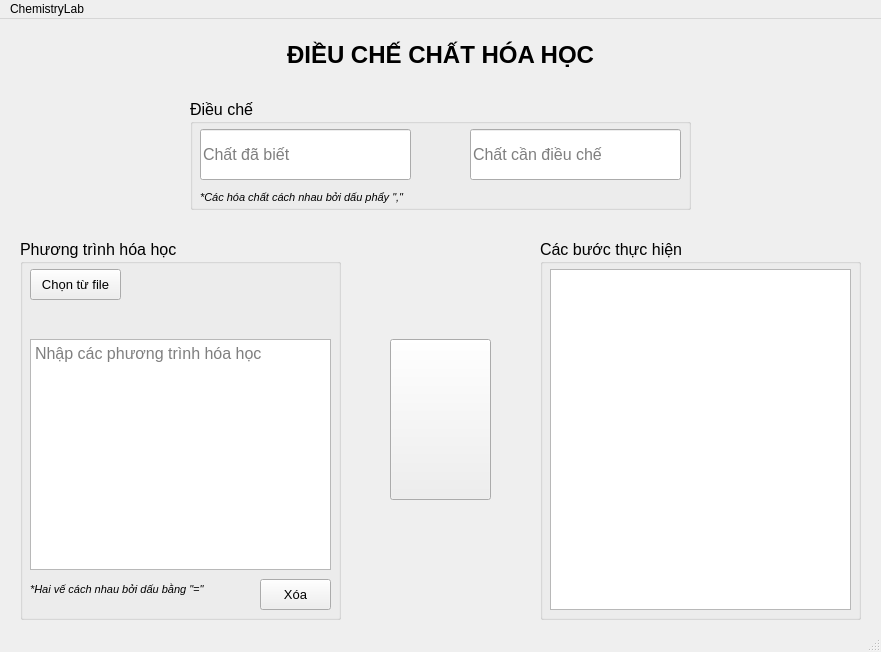
<?xml version="1.0" encoding="UTF-8"?>
<ui version="4.0">
 <class>MainWindow</class>
 <widget class="QMainWindow" name="MainWindow">
  <property name="geometry">
   <rect>
    <x>0</x>
    <y>0</y>
    <width>881</width>
    <height>652</height>
   </rect>
  </property>
  <property name="windowTitle">
   <string>BDTT-ChemistryLab-Nhom07</string>
  </property>
  <property name="windowIcon">
   <iconset>
    <normaloff>icon/lab-color.png</normaloff>icon/lab-color.png</iconset>
  </property>
  <widget class="QWidget" name="centralwidget">
   <widget class="QPushButton" name="btnProcessLab">
    <property name="geometry">
     <rect>
      <x>390</x>
      <y>320</y>
      <width>101</width>
      <height>161</height>
     </rect>
    </property>
    <property name="toolTip">
     <string>Laboratory</string>
    </property>
    <property name="text">
     <string/>
    </property>
    <property name="icon">
     <iconset>
      <normaloff>icon/lab.png</normaloff>icon/lab.png</iconset>
    </property>
    <property name="iconSize">
     <size>
      <width>80</width>
      <height>225</height>
     </size>
    </property>
   </widget>
   <widget class="QGroupBox" name="grpProduceSteps">
    <property name="geometry">
     <rect>
      <x>540</x>
      <y>220</y>
      <width>321</width>
      <height>381</height>
     </rect>
    </property>
    <property name="font">
     <font>
      <family>Tahoma</family>
      <pointsize>12</pointsize>
      <weight>50</weight>
      <bold>false</bold>
     </font>
    </property>
    <property name="title">
     <string>Các bước thực hiện</string>
    </property>
    <widget class="QPlainTextEdit" name="txtProduceSteps">
     <property name="geometry">
      <rect>
       <x>10</x>
       <y>30</y>
       <width>301</width>
       <height>341</height>
      </rect>
     </property>
     <property name="readOnly">
      <bool>true</bool>
     </property>
     <property name="plainText">
      <string/>
     </property>
    </widget>
   </widget>
   <widget class="QGroupBox" name="grpEquations">
    <property name="geometry">
     <rect>
      <x>20</x>
      <y>220</y>
      <width>321</width>
      <height>381</height>
     </rect>
    </property>
    <property name="font">
     <font>
      <family>Tahoma</family>
      <pointsize>12</pointsize>
     </font>
    </property>
    <property name="title">
     <string>Phương trình hóa học</string>
    </property>
    <widget class="QToolButton" name="btnBrowseFile">
     <property name="geometry">
      <rect>
       <x>10</x>
       <y>30</y>
       <width>91</width>
       <height>31</height>
      </rect>
     </property>
     <property name="font">
      <font>
       <family>Tahoma</family>
       <pointsize>10</pointsize>
      </font>
     </property>
     <property name="toolTip">
      <string extracomment="Open a text file contains the equations"/>
     </property>
     <property name="text">
      <string>Chọn từ file</string>
     </property>
    </widget>
    <widget class="QPushButton" name="btnClear">
     <property name="geometry">
      <rect>
       <x>240</x>
       <y>340</y>
       <width>71</width>
       <height>31</height>
      </rect>
     </property>
     <property name="font">
      <font>
       <family>Tahoma</family>
       <pointsize>10</pointsize>
      </font>
     </property>
     <property name="text">
      <string>Xóa</string>
     </property>
    </widget>
    <widget class="QPlainTextEdit" name="txtEquationList">
     <property name="geometry">
      <rect>
       <x>10</x>
       <y>100</y>
       <width>301</width>
       <height>231</height>
      </rect>
     </property>
     <property name="font">
      <font>
       <pointsize>12</pointsize>
      </font>
     </property>
     <property name="placeholderText">
      <string>Nhập các phương trình hóa học</string>
     </property>
    </widget>
    <widget class="QLabel" name="txtFilename">
     <property name="geometry">
      <rect>
       <x>110</x>
       <y>30</y>
       <width>201</width>
       <height>31</height>
      </rect>
     </property>
     <property name="font">
      <font>
       <pointsize>10</pointsize>
      </font>
     </property>
     <property name="text">
      <string/>
     </property>
    </widget>
    <widget class="QLabel" name="txtEquationListStatus">
     <property name="geometry">
      <rect>
       <x>10</x>
       <y>70</y>
       <width>301</width>
       <height>20</height>
      </rect>
     </property>
     <property name="font">
      <font>
       <family>Tahoma</family>
       <pointsize>10</pointsize>
      </font>
     </property>
     <property name="text">
      <string/>
     </property>
     <property name="alignment">
      <set>Qt::AlignLeading|Qt::AlignLeft|Qt::AlignTop</set>
     </property>
    </widget>
    <widget class="QLabel" name="label_2">
     <property name="geometry">
      <rect>
       <x>10</x>
       <y>340</y>
       <width>211</width>
       <height>21</height>
      </rect>
     </property>
     <property name="font">
      <font>
       <family>Arial</family>
       <pointsize>8</pointsize>
       <italic>true</italic>
      </font>
     </property>
     <property name="text">
      <string>*Hai vế cách nhau bởi dấu bằng &quot;=&quot;</string>
     </property>
    </widget>
   </widget>
   <widget class="QGroupBox" name="grpProblem">
    <property name="geometry">
     <rect>
      <x>190</x>
      <y>80</y>
      <width>501</width>
      <height>111</height>
     </rect>
    </property>
    <property name="font">
     <font>
      <family>Tahoma</family>
      <pointsize>12</pointsize>
     </font>
    </property>
    <property name="title">
     <string>Điều chế</string>
    </property>
    <widget class="QLineEdit" name="txtGivenChemistry">
     <property name="geometry">
      <rect>
       <x>10</x>
       <y>30</y>
       <width>211</width>
       <height>51</height>
      </rect>
     </property>
     <property name="text">
      <string/>
     </property>
     <property name="placeholderText">
      <string>Chất đã biết</string>
     </property>
    </widget>
    <widget class="QLineEdit" name="txtUnknownChemistry">
     <property name="geometry">
      <rect>
       <x>280</x>
       <y>30</y>
       <width>211</width>
       <height>51</height>
      </rect>
     </property>
     <property name="placeholderText">
      <string>Chất cần điều chế</string>
     </property>
     <property name="clearButtonEnabled">
      <bool>false</bool>
     </property>
    </widget>
    <widget class="QPushButton" name="btnTo">
     <property name="enabled">
      <bool>false</bool>
     </property>
     <property name="geometry">
      <rect>
       <x>230</x>
       <y>40</y>
       <width>41</width>
       <height>31</height>
      </rect>
     </property>
     <property name="text">
      <string/>
     </property>
     <property name="icon">
      <iconset>
       <normaloff>icon/right-arrows.png</normaloff>icon/right-arrows.png</iconset>
     </property>
     <property name="iconSize">
      <size>
       <width>26</width>
       <height>16</height>
      </size>
     </property>
     <property name="flat">
      <bool>true</bool>
     </property>
    </widget>
    <widget class="QLabel" name="label">
     <property name="geometry">
      <rect>
       <x>10</x>
       <y>90</y>
       <width>211</width>
       <height>16</height>
      </rect>
     </property>
     <property name="font">
      <font>
       <family>Arial</family>
       <pointsize>8</pointsize>
       <italic>true</italic>
      </font>
     </property>
     <property name="text">
      <string>*Các hóa chất cách nhau bởi dấu phẩy &quot;,&quot;</string>
     </property>
    </widget>
   </widget>
   <widget class="QLabel" name="txtTitle">
    <property name="geometry">
     <rect>
      <x>250</x>
      <y>20</y>
      <width>381</width>
      <height>31</height>
     </rect>
    </property>
    <property name="font">
     <font>
      <family>Tahoma</family>
      <pointsize>18</pointsize>
      <weight>75</weight>
      <bold>true</bold>
     </font>
    </property>
    <property name="text">
     <string>ĐIỀU CHẾ CHẤT HÓA HỌC</string>
    </property>
    <property name="alignment">
     <set>Qt::AlignCenter</set>
    </property>
   </widget>
   <widget class="QLabel" name="txtLabStatus">
    <property name="geometry">
     <rect>
      <x>370</x>
      <y>480</y>
      <width>141</width>
      <height>31</height>
     </rect>
    </property>
    <property name="font">
     <font>
      <family>Tahoma</family>
      <pointsize>10</pointsize>
     </font>
    </property>
    <property name="text">
     <string/>
    </property>
    <property name="alignment">
     <set>Qt::AlignCenter</set>
    </property>
    <property name="wordWrap">
     <bool>true</bool>
    </property>
   </widget>
   <zorder>grpProblem</zorder>
   <zorder>grpEquations</zorder>
   <zorder>grpProduceSteps</zorder>
   <zorder>btnProcessLab</zorder>
   <zorder>txtTitle</zorder>
   <zorder>txtLabStatus</zorder>
  </widget>
  <widget class="QMenuBar" name="menubar">
   <property name="geometry">
    <rect>
     <x>0</x>
     <y>0</y>
     <width>881</width>
     <height>21</height>
    </rect>
   </property>
   <widget class="QMenu" name="menuChemistryLab">
    <property name="title">
     <string>ChemistryLab</string>
    </property>
    <addaction name="actionNew"/>
    <addaction name="separator"/>
    <addaction name="actionAuthorInfo"/>
    <addaction name="actionLabInfo"/>
    <addaction name="separator"/>
    <addaction name="actionExit"/>
   </widget>
   <addaction name="menuChemistryLab"/>
  </widget>
  <widget class="QStatusBar" name="statusbar"/>
  <action name="actionNew">
   <property name="text">
    <string>Thí nghiệm mới</string>
   </property>
  </action>
  <action name="actionLabInfo">
   <property name="text">
    <string>ChemistryLab</string>
   </property>
  </action>
  <action name="actionTho_t">
   <property name="text">
    <string>Thoát</string>
   </property>
  </action>
  <action name="actionTho_t_2">
   <property name="text">
    <string>Thoát</string>
   </property>
  </action>
  <action name="actionAuthorInfo">
   <property name="text">
    <string>Nhóm 07</string>
   </property>
  </action>
  <action name="actionExit">
   <property name="text">
    <string>Thoát</string>
   </property>
  </action>
 </widget>
 <resources/>
 <connections/>
</ui>
